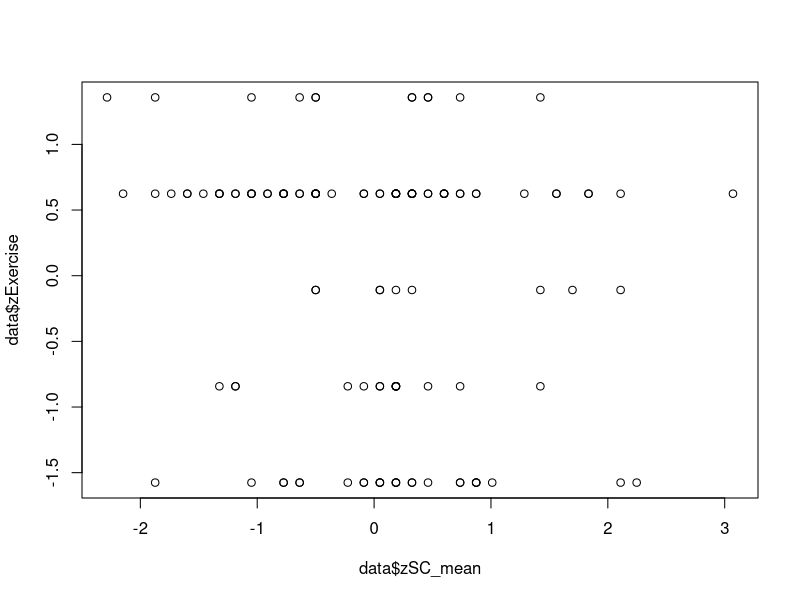
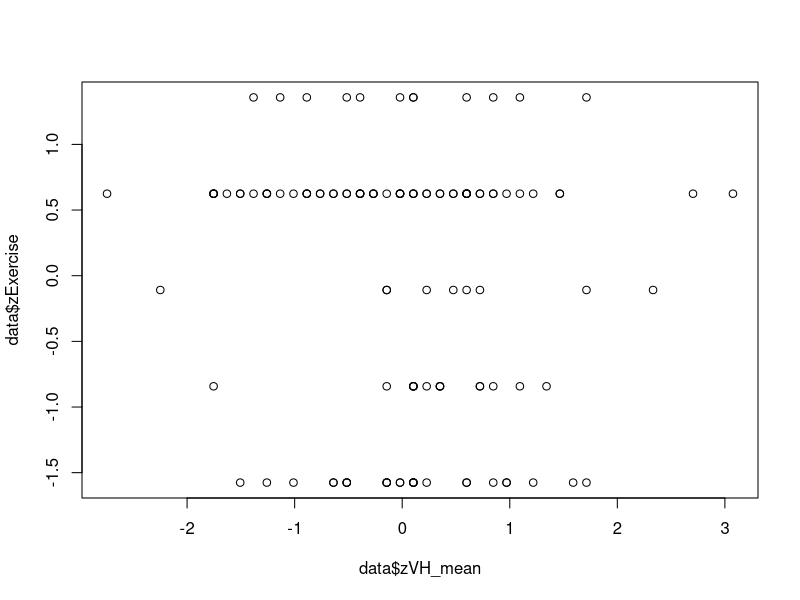
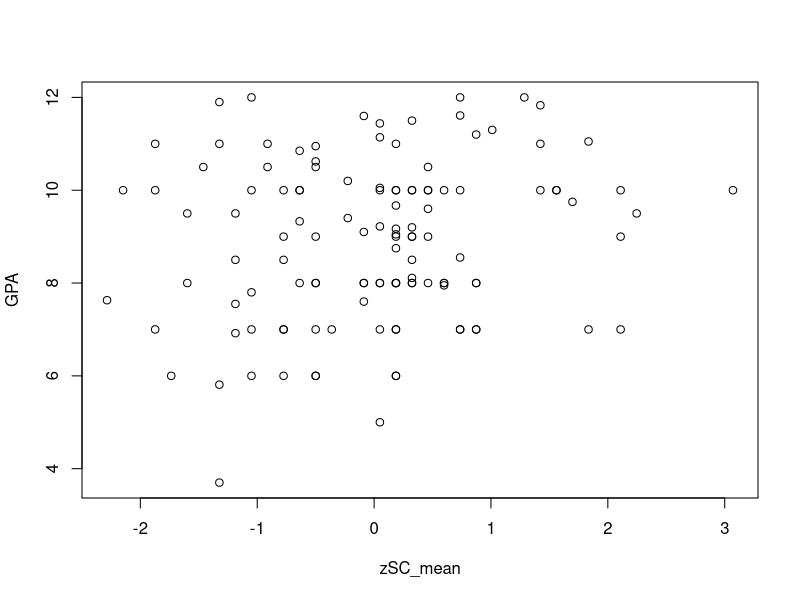
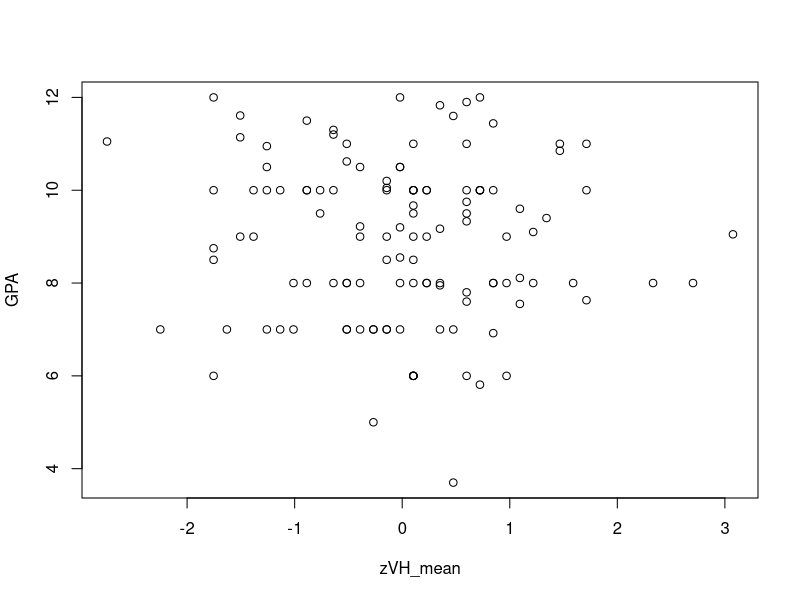

Source code (R) for these figures, in order:

#use your code from previous lab to set your working directory and load the lab data

#use your code from previous lab to set your working directory and load the lab data

library(psych)
library(Hmisc)

## read the data
data <- read.csv("PS394 Class Dataset F2025_ME.csv")

###1) Compute your variables ----

##The self-compassion scale includes items SC_1 through SC_12. Items are rated 1 (almost never) through 5 (almost always). Items 1, 2, 3, 6, 8, 11 are reverse coded. The items and labels are below for reference. 
#SC_1: I’m disapproving and judgmental about my own flaws and inadequacies. (R)
#SC_2: When I’m feeling down I tend to obsess and fixate on everything that’s wrong. (R)
#SC_3: When I fail at something important to me I become consumed by feelings of inadequacy.(R)
#SC_4: When something upsets me I try to keep my emotions in balance.
#SC_5: When I feel inadequate in some way, I try to remind myself that feelings of inadequacy are shared by most people.
#SC_6: I’m intolerant and impatient towards those aspects of my personality I don't like. (R)
#SC_7: When I’m going through a very hard time, I give myself the caring and tenderness I need.
#SC_8: When I’m feeling down, I tend to feel like most other people are probably happier than I am. (R)
#SC_9: When something painful happens I try to take a balanced view of the situation.
#SC_10: I try to see my failings as part of the human condition.
#SC_11: When I fail at something that's important to me, I tend to feel alone in my failure. (R)
#SC_12: I try to be understanding and patient towards those aspects of my personality I don't like

##Step 1: Reverse code reversed items

data$SC_1r<- (6-data$SC_1) #create a new variable(column) ‘SC_1r’ with the reverse coded values of column ‘SC_1’. Not be subtract the items from 6 here - but this may differ depending on the scale. This value should be the highest rating on the scale plus 1 (i.e., 5 + 1 = 6)
data$SC_2r<- (6-data$SC_2) #create a new variable(column) ‘SC_2r’
data$SC_3r<- (6-data$SC_3) #create a new variable(column) ‘SC_3r’
data$SC_6r<- (6-data$SC_6) #create a new variable(column) ‘SC_6r’
data$SC_8r<- (6-data$SC_8) #create a new variable(column) ‘SC_8r’
data$SC_11r<- (6-data$SC_11) #create a new variable(column) ‘SC_11r’

##Step 2: Compute the mean
data$SC_mean<- rowMeans(cbind(data$SC_1r, data$SC_2r, data$SC_3r, data$SC_4, data$SC_5, data$SC_6r, data$SC_7, data$SC_8r, data$SC_9, data$SC_10, data$SC_11r, data$SC_12)) #create a new variable (columm) SC_mean that is equal to the average of the scale items - be sure to use the reverse coded items for reverse items!!!

##Step 3: Check the reliability
items_SC <- cbind(data$SC_1r, data$SC_2r, data$SC_3r, data$SC_4, data$SC_5, data$SC_6r, data$SC_7, data$SC_8r, data$SC_9, data$SC_10, data$SC_11r, data$SC_12) #create a data subset containing only the items used to compute your scale
alpha(items_SC) #get the alpha for the scale items

####The valuing happiness scale 
#VH_1: How happy I am at any given moment says a lot about how worthwhile my life is.
#VH_2: If I don’t feel happy, maybe there is something wrong with me.
#VH_3: I value things in life only to the extent that they influence my personal happiness.
#VH_4: If I don’t feel happy, I worry about it.
#VH_5: Feeling happy is extremely important to me.
#VH_6: I am concerned about my happiness even when I feel happy.
#VH_7: To have a meaningful life, I need to feel happy most of the time.
#VH_8: I get somewhat distressed if I don’t feel happy.

##Step 1: Reverse code reversed items
#No reverse coded items in this scale

##Step 2: Compute the mean

data$VH_mean <- rowMeans(cbind(data$VH_1, data$VH_2, data$VH_3, data$VH_4, data$VH_5, data$VH_6, data$VH_7, data$VH_8), na.rm = TRUE)

##Step 3: Check the reliability

data_VH <-cbind(data$VH_1, data$VH_2, data$VH_3, data$VH_4, data$VH_5, data$VH_6, data$VH_7, data$VH_8)
alpha(data_VH)


###2) Inspecting the variables ----

describe(data$SC_mean)
describe(data$VH_mean)

###3) Run a multiple regression ----

##step 1: main effects model
#center your variables (if you want/need to) - using z score method here
data$zSC_mean <- ((data$SC_mean - mean(data$SC_mean, na.rm=TRUE))/sd(data$SC_mean, na.rm=TRUE)) #convert you variable to z scores
data$zVH_mean <- ((data$VH_mean - mean(data$VH_mean, na.rm=TRUE))/sd(data$VH_mean, na.rm=TRUE)) #convert you variable to z scores
data$zExercise <- ((data$Exercise - mean(data$Exercise, na.rm=TRUE))/sd(data$Exercise, na.rm=TRUE)) #convert you variable to z scores

#get scatterplots for your variables
plot(data$zExercise ~ data$zSC_mean, data = data) #get a scatterplot with self compassion on the x axis and Exercise on the y axis
plot(data$zExercise ~ data$zVH_mean, data = data) #get a scatterplot with self compassion on the x axis and Exercise on the y axis

#run main effects model regression
model1 <- lm(zExercise ~ zSC_mean + zVH_mean, data = data)
summary(model1) #regression where you interpret the main effects of your predictors on the outcome

##Step 2: moderation model

#run regression
model2 <- lm(zExercise ~ zSC_mean*zVH_mean, data = data)
summary(model2) #regression where you interpret the moderation effect - NOT MAIN EFFECTS

#compare models: Rsquare change = 0.08285 (R2 from model1) - 0.03074 (R2 from model2) = 0.03211 (3.211%)
anova(model1, model2) #compare the models - p value for R square change


##### PRACTICE #########
plot(GPA ~ zSC_mean, data=data)
plot(GPA ~ zVH_mean, data=data)

# zSC_mean on GPA and zVH_mean on GPA
model3 <- lm(GPA ~ zSC_mean + zVH_mean, data=data)
summary(model3)

# zSC_mean x zVH_mean on GPA 
# The format is OUTCOME ~ VAR 1 +/* VAR 2 depending on what you're looking for

model4 <- lm(GPA ~ zSC_mean * zVH_mean, data=data)
summary(model4)

anova(model3,model4)
